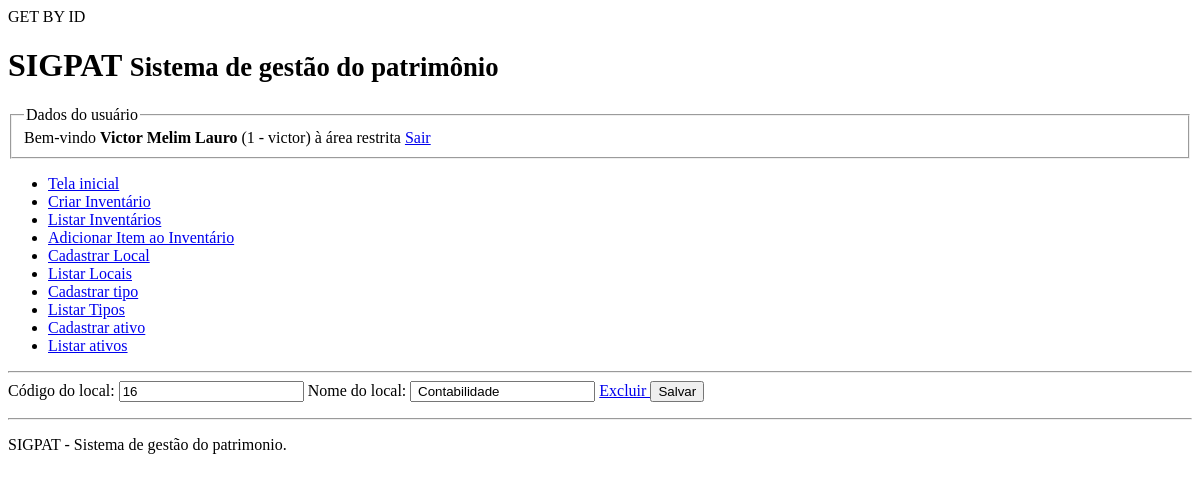
The page /modulos/local/cadastrar_local.php?cod_local=16 (signed in) on the database as committed earlier.
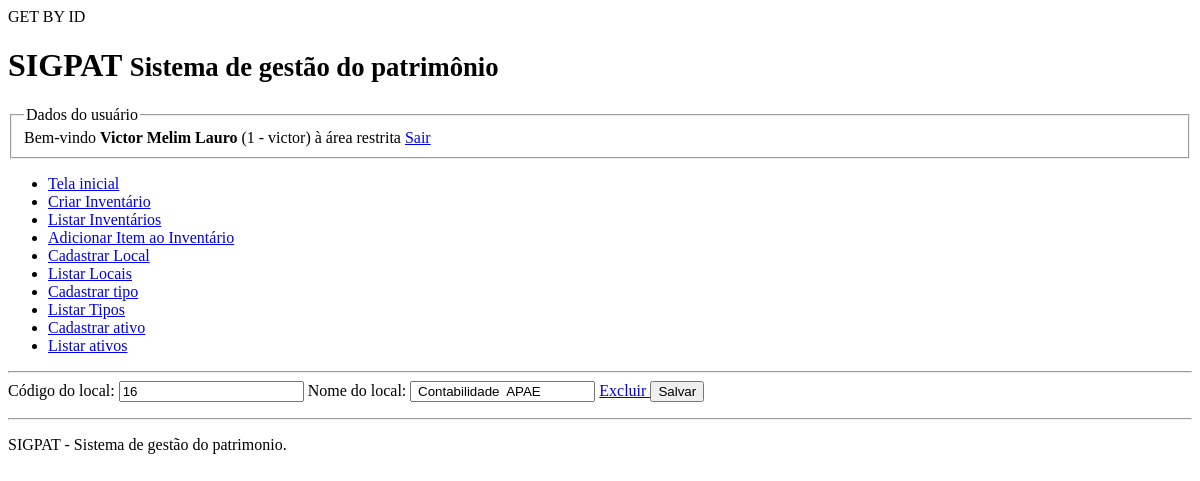
The same page on the database as committed later.
### tables this page shows
CREATE TABLE `locais` (
  `cod_local` int NOT NULL,
  `nome_local` varchar(45) NOT NULL
);

### DAO/MySQL.php (called while the page is built)
<?php
class Mysql extends PDO {
    private $host = "localhost";
    private $usuario="root";
    private $senha="";
    private $db="aula01tiagoas";
    private $opcoes = array(PDO::ATTR_ERRMODE => PDO::ERRMODE_EXCEPTION);
    public function __construct()
    {
        $dsn = "mysql:host=" . $this->host . ";dbname=" . $this->db;
        return parent::__construct($dsn, $this->usuario, $this->senha, $this->opcoes);
    }
}

### DAO/LocalDAO.php (called while the page is built, shortened)
<?php
class LocalDAO {
    private $conexao;
    public function __construct()
    {
        include "MySQL.php";
        $this->conexao = new MySQL();
    }
    public function getById($cod_local) {
        $stmt = $this->conexao->prepare("SELECT * FROM locais WHERE cod_local=?");
        $stmt->bindValue(1, $cod_local);
        $stmt->execute();
        return $stmt->fetchObject();
    }
}

### modulos/local/cadastrar_local.php (the view, shortened to what this page needs)
<?php
try {
    if(isset($_GET['cod_local']))
    {
        include "../../DAO/LocalDAO.php";
        $local_dao = new LocalDAO();
        $dados_local = $local_dao->getById($_GET["cod_local"]);
    }
} catch(Exception $e) {
    echo $e->getMessage();
}
?>
<html lang="pt-br">
    <head>
    </head>
    <body>
        <div id="global">
            <?php include '../../includes/cabecalho.php' ?>
            <main>
                <form method="post" action="cadastrar_local.php?salvar=true">
                    <label> Código do local:
                        <input name="cod_local" value="<?= isset($dados_local) ? $dados_local->cod_local : NULL ?>" type="text" readonly/>
                    </label>
                    <label>Nome do local:
                        <input name="nome_local" value="<?= isset($dados_local) ? $dados_local->nome_local : "" ?> " type="text" />
                    </label>
                    <a href="cadastrar_local.php?excluir=true&cod_local=<?=  $dados_local->cod_local ?>">
                    Excluir
                    </a>
                    <button type="submit"> Salvar </button>
                </form>
            </main>
            <?php include '../../includes/rodape.php' ?>
        </div>
    </body>
</html>

Rows that differ between the two databases and show on the page:
changed locais id 16: nome_local "Contabilidade" → "Contabilidade APAE"
